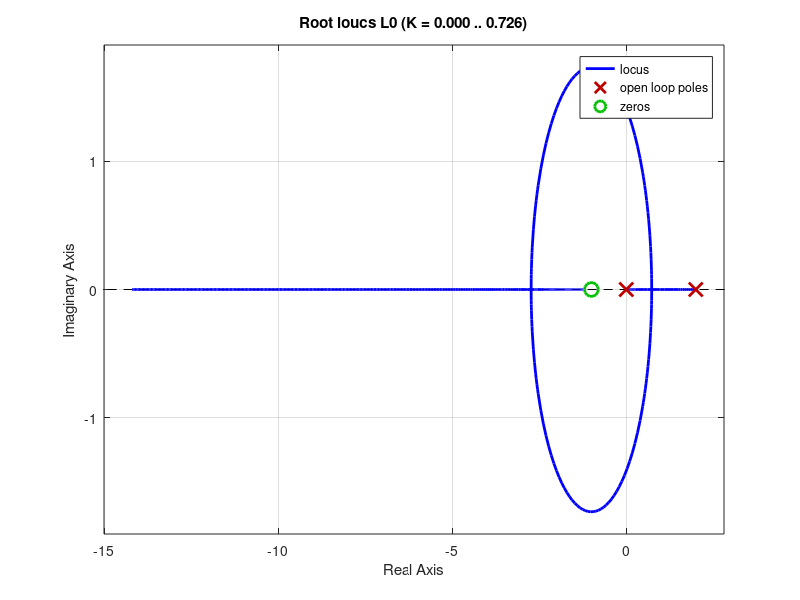
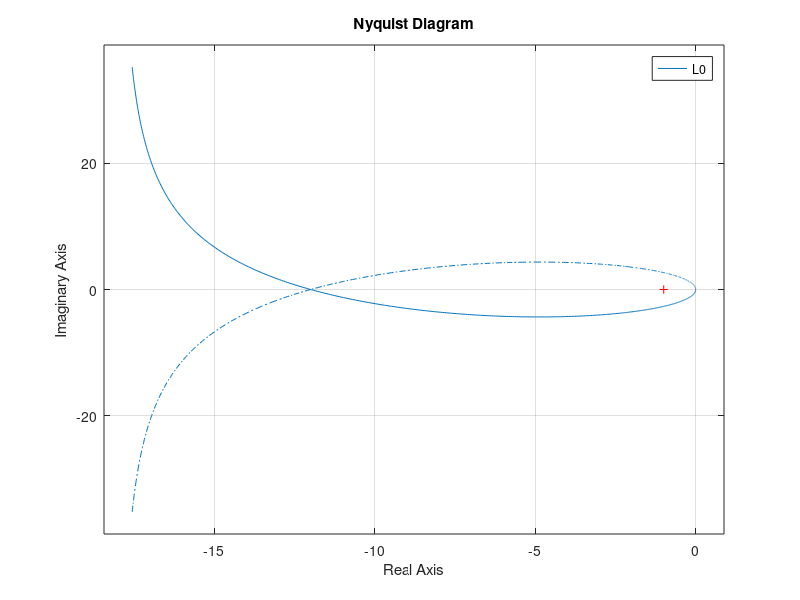
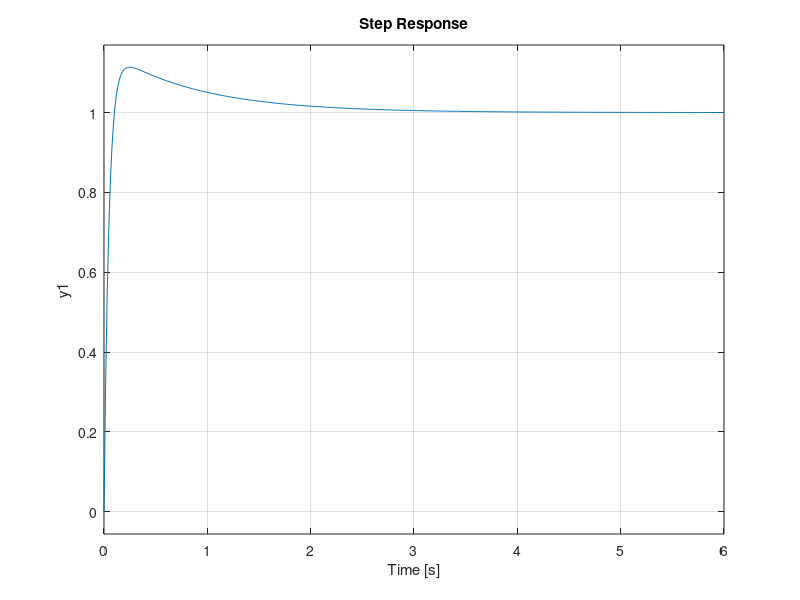
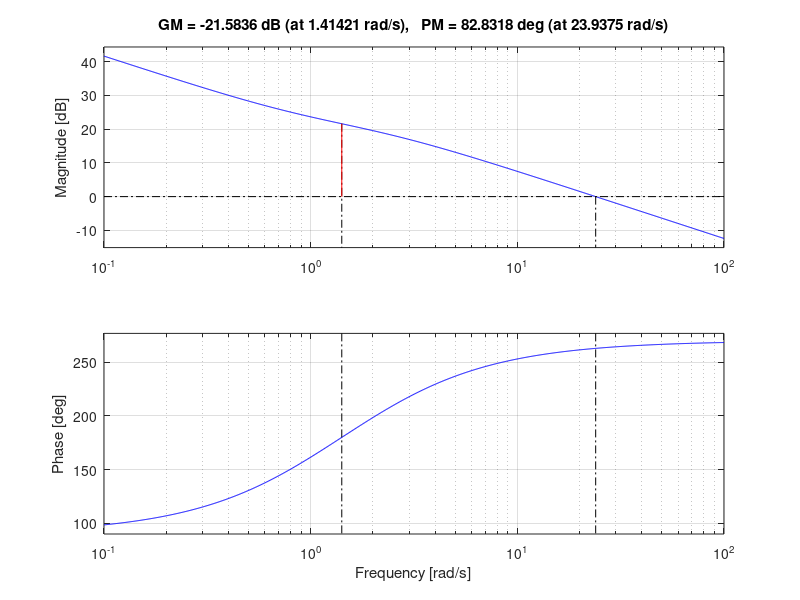

The MATLAB source for these figures, in order:
clc
clear all
close all

% S% < 20% con errore nullo per riferimenti costanti

s = tf('s');
P = -0.2*(s+1)/(s*(s-2));

pole(P)  % 0 2 Sistema Instabile 

%% Comportamento a Regime  
% si desidera errore nullo per riferimenti costanti gia lo abbiamo avendo 
% un polo in 0 

%% STABILIZZIAMO IL SISTMA
K=-120;
L0 = K*P;

Wyr = minreal(L0/(1+L0));

figure(1)
rlocus(L0)

figure(2)
nyquist(L0)

figure(4)
margin(L0)

figure(3)
step(Wyr)
% il sistema va bene cosi
